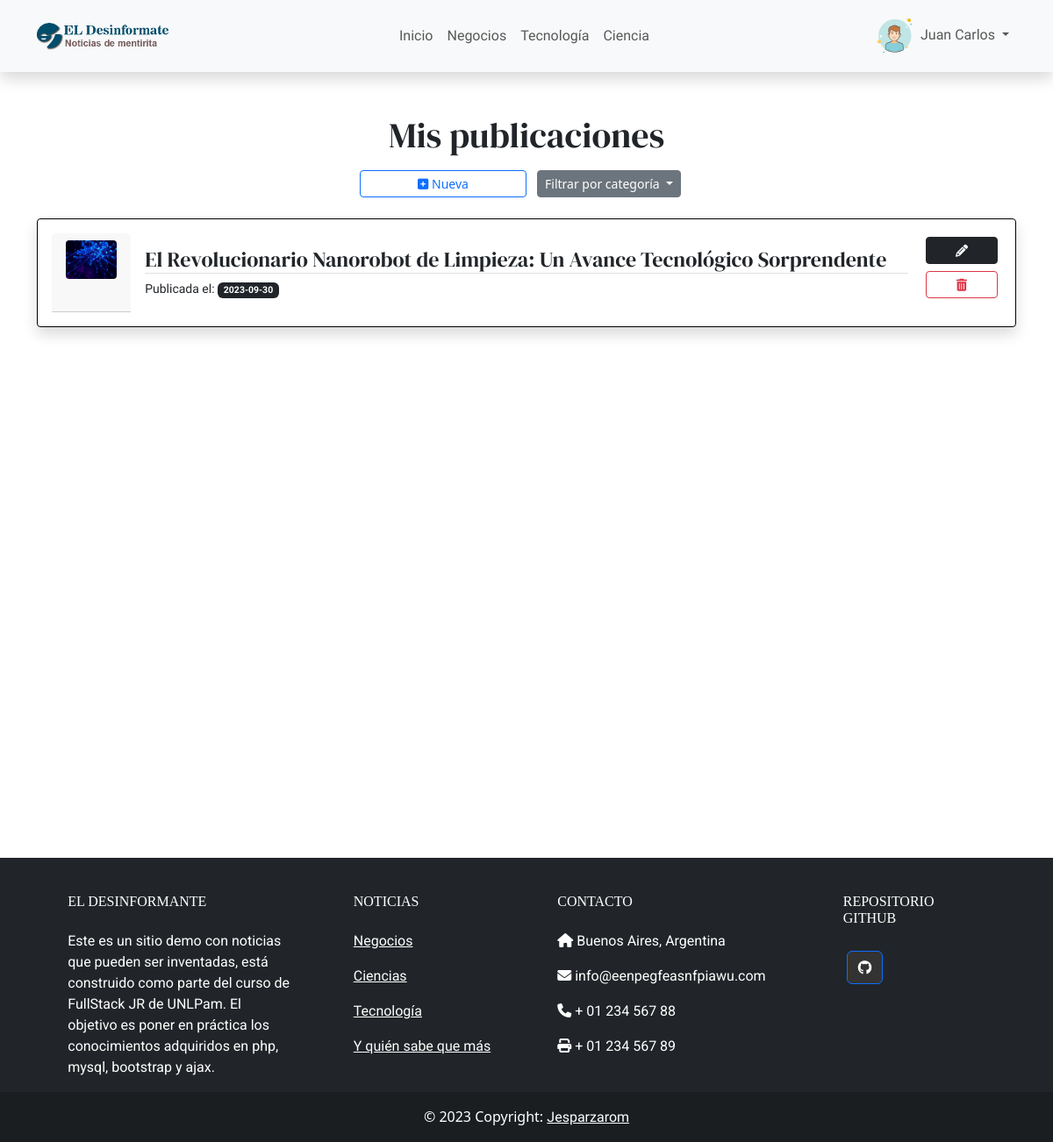
The page /admin/index.php (signed in) on the database its author committed.
### tables this page shows
CREATE TABLE `news` (
  `id_noticia` int(20) NOT NULL,
  `id_usuario` int(20) NOT NULL,
  `titulo` text NOT NULL,
  `copete` text NOT NULL,
  `cuerpo` text NOT NULL,
  `imagen` text NOT NULL,
  `fecha` date NOT NULL,
  `categoria` varchar(30) NOT NULL
);

### backend/admin_mis_noticias.php (called while the page is built, shortened)
<?php
extract($_REQUEST);
require("conexion.php");
$id_usuario=$_SESSION['id_usuario'];
$instruccion = "
    SELECT news.*, CONCAT(usuarios.nombre, ' ', usuarios.apellido) AS autor, usuarios.rol
    FROM news
    INNER JOIN usuarios ON news.id_usuario = usuarios.id_usuario
    WHERE news.id_usuario = '$id_usuario'
";
if (!isset($categoria)) {
    $instruccion = "
    SELECT news.*, CONCAT(usuarios.nombre, ' ', usuarios.apellido) AS autor, usuarios.rol
    FROM news
    INNER JOIN usuarios ON news.id_usuario = usuarios.id_usuario
    WHERE news.id_usuario = '$id_usuario'
";
}
$mis_noticias = $conexion->query($instruccion);
?>

### admin/publicaciones.php (the view, shortened to what this page needs)
<?php
extract($_REQUEST);
require("../backend/admin_mis_noticias.php");
?>
<!DOCTYPE html>
<html lang="es">
<head>
</head>
<body>
    <div class="container-fluid min-vh-100">
        <div class="container">
            <h1 class="text-center">Mis publicaciones</h1>
        </div>
        <div class="container mt-3">
            <div class="row justify-content-center">
                <a href="../noticias/form_agregar.php" class="btn btn-sm btn-outline-primary col-2 mb-4">
                    <i class="fa-solid fa-square-plus"></i>
                    Nueva
                </a>
                <div class="dropdown col-2">
                    <button class="btn btn-sm btn-secondary dropdown-toggle" type="button" data-bs-toggle="dropdown"
                        aria-expanded="false">
                        Filtrar por categoría
                    </button>
                </div>
                <?php if ($mis_noticias->rowCount() > 0): ?>
                    <?php foreach ($mis_noticias as $noticia): ?>
                        <div class="col-12 mb-1">
                            <div class="card p-3 shadow border-black rounded-1 mb-3">
                                <div class="row g-0">
                                    <div class="col-md-1 col-sm-12 justify-content-center align-items-center card-header">
                                        <img src="../imagenes/subidas/<?php print($noticia['imagen']); ?>"
                                            class="img-fluid card-img rounded-1" alt="Imagen de la tarjeta" width="100">
                                    </div>
                                    <div class="col-md-10 col-sm-12 card-body">
                                        <div class="">
                                            <h4 class="card-title mb-1 border-bottom">
                                                <?php print($noticia['titulo']); ?>
                                            </h4>
                                        </div>
                                        <div class="card-text">
                                            <small>Publicada el:
                                                <span class="badge text-bg-dark">
                                                    <?php print($noticia['fecha']) ?>
                                                </span>
                                            </small>
                                        </div>
                                    </div>
                                    <div class="col-md-1 col-sm-12">
                                        <div class="">
                                            <div
                                                class=" d-flex flex-column flex-wrap justify-content-center text-center slign-items-center w-100">
                                                <a href="<?php print('../noticias/form_editar.php?id_noticia=' . $noticia["id_noticia"] . ''); ?>"
                                                    class="btn btn-sm btn-dark m-1"><i class="fa-solid fa-pencil"></i></a>
                                                <a href="<?php print('../backend/borrar_noticia.php?id_noticia=' . $noticia["id_noticia"] . '&imagen=' . $noticia["imagen"] . ''); ?>"
                                                    class="btn btn-sm btn-outline-danger m-1"
                                                    onclick="return confirm(&quot; Desea eliminar &quot;)"><i
                                                        class="fa-solid fa-trash-can"></i></a>
                                            </div>
                                        </div>
                                    </div>
                                </div>
                            </div>
                        </div>
                    </div>
                <?php endforeach; ?>
            <?php else: ?>
                <div class="container mt-3 alert alert-secondary">
                    Aún no has publicado nada
                </div>
            <?php endif ?>
        </div>
    </div>
</body>
</html>

### estaticos/css/style.css (style rules this page uses)
:root { --font-dm: 'DM Serif Display', serif; --font-instrument: 'Instrument Serif', serif; --font-news: 'News Cycle', sans-serif; --font-roboto: 'Roboto', sans-serif; }
html { font-family: var(--font-roboto); }
h1, h2, h3, h4 { font-family: var(--font-dm); }
a, button, small { font-family: var(--font-news); }

### rows shown on the page
news: imagen (picture), titulo "El Revolucionario Nanorobot de Limpieza: Un Avance Tecnológico Sorprendente", fecha "2023-09-30"

### other values the page prints
$nombre "Juan Carlos"
